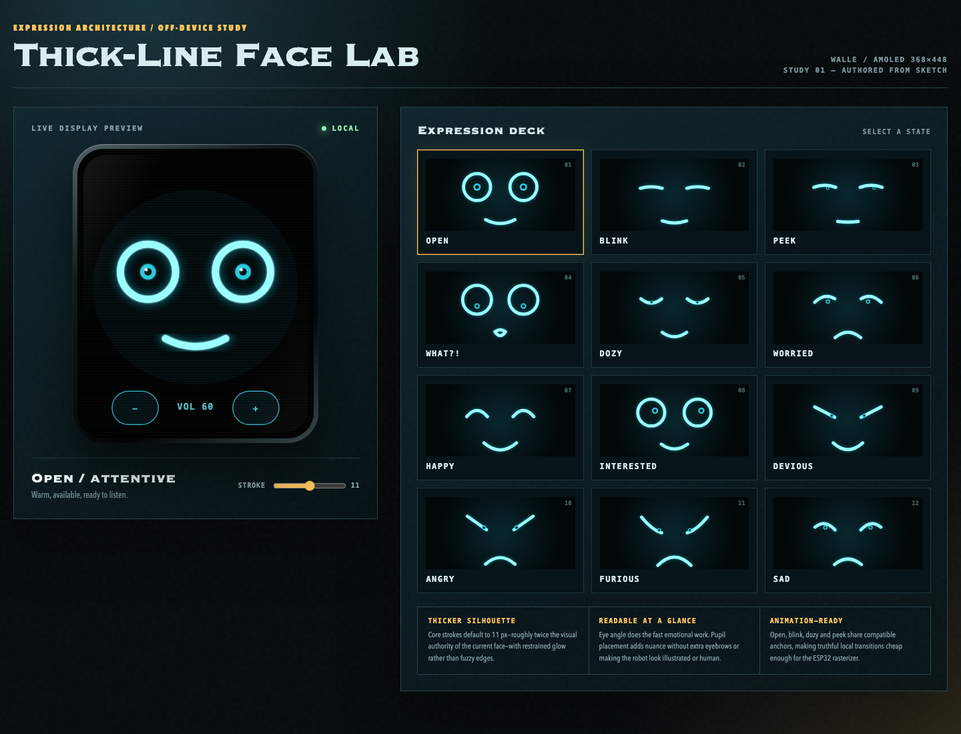
#> input picture design/face-lab.png, 961 x 734 px, shrunk from 1440 x 1100 before the run
$ python face_parts_slicer.py ../design/face-lab.png ../design/face-lab.png 5
#> lines starting #> are read from the running program, lines starting #| are printed output that depends on the picture
#!/usr/bin/env python3
"""Slice a face parts sheet (flat art on black) into alpha-masked part PNGs.

Parts must be closed shapes that never touch each other. Background is any
dark region reachable from the image border, so black fills inside closed
outlines (mouth interiors, pupils) are preserved. Emits part_NN.png crops,
an annotated overview, and a manifest.json with bounding boxes for naming.

Usage: face_parts_slicer.py <sheet.png> <output_dir> [dark_sum]
"""
import json
import os
import sys
from collections import deque

from PIL import Image, ImageDraw

DARK_SUM = 90      # r+g+b at or below this counts as background-black
MIN_PIXELS = 150   # drop stray specks smaller than this
PAD = 3            # transparent padding around each crop


def main(sheet_path, out_dir, dark_sum=DARK_SUM):
#> called with sheet_path = '../design/face-lab.png', out_dir = '../design/face-lab.png', dark_sum = 5
    im = Image.open(sheet_path).convert('RGB')
#> im is the input picture: PIL image 961x734 RGB; mean R, G, B 14.1, 26.4, 29.3
    w, h = im.size
#> w = 961; h = 734
    px = im.load()

    bg = [[False] * w for _ in range(h)]
    q = deque()
    for x in range(w):
        q.append((x, 0)); q.append((x, h - 1))
    for y in range(h):
        q.append((0, y)); q.append((w - 1, y))
    while q:
        x, y = q.popleft()
        if x < 0 or y < 0 or x >= w or y >= h or bg[y][x]:
            continue
        r, g, b = px[x, y]
        if r + g + b > dark_sum:
            continue
        bg[y][x] = True
        q.extend([(x + 1, y), (x - 1, y), (x, y + 1), (x, y - 1)])
#> this loop made 3390 passes
#> (r, g, b) on passes 1 to 3: (17, 36, 41), (9, 13, 16), (18, 37, 43)
#> after the loop, bg = 734 items

    label = [[0] * w for _ in range(h)]
    comps = []
    for sy in range(h):
        for sx in range(w):
            if bg[sy][sx] or label[sy][sx]:
                continue
            cid = len(comps) + 1
            q = deque([(sx, sy)])
            label[sy][sx] = cid
            minx, miny, maxx, maxy, n = sx, sy, sx, sy, 0
            while q:
                x, y = q.popleft()
                n += 1
                minx, maxx = min(minx, x), max(maxx, x)
                miny, maxy = min(miny, y), max(maxy, y)
                for dx in (-1, 0, 1):
                    for dy in (-1, 0, 1):
                        nx, ny = x + dx, y + dy
                        if 0 <= nx < w and 0 <= ny < h \
                                and not bg[ny][nx] and not label[ny][nx]:
                            label[ny][nx] = cid
                            q.append((nx, ny))
            comps.append({'id': cid, 'box': [minx, miny, maxx, maxy], 'n': n})
#> after the loop, comps = 1 item; label = 734 items

    comps = [c for c in comps if c['n'] >= MIN_PIXELS]
    comps.sort(key=lambda c: (c['box'][1] // 120, c['box'][0]))

    os.makedirs(out_dir, exist_ok=True)
    annotated = im.copy()
    draw = ImageDraw.Draw(annotated)
    manifest = []
    for i, c in enumerate(comps):
        x0, y0, x1, y1 = c['box']
        crop = im.crop((x0 - PAD, y0 - PAD, x1 + PAD + 1, y1 + PAD + 1)).convert('RGBA')
        cp = crop.load()
        for yy in range(crop.height):
            for xx in range(crop.width):
                gx, gy = x0 - PAD + xx, y0 - PAD + yy
                if not (0 <= gx < w and 0 <= gy < h) or bg[gy][gx]:
                    cp[xx, yy] = (0, 0, 0, 0)
        name = f'part_{i:02d}'
        crop.save(os.path.join(out_dir, f'{name}.png'))
        manifest.append({'name': name, 'box': c['box'], 'pixels': c['n']})
        draw.rectangle([x0 - 2, y0 - 2, x1 + 2, y1 + 2], outline=(255, 0, 255), width=2)
        draw.text((x0, max(0, y0 - 16)), str(i), fill=(255, 0, 255))
#> this loop made 1 pass
#> (c, x0, y0, x1, y1, name) on pass 1: ({'id': 1, 'box': [0, 0, 960, 733], 'n': 705374}, 0, 0, 960, 733, 'part_00')
#> pass 1, in main, `crop = im.crop((x0 - PAD, y0 - PAD, x1 + PAD + 1, y1 + PAD + 1)).conve..`:
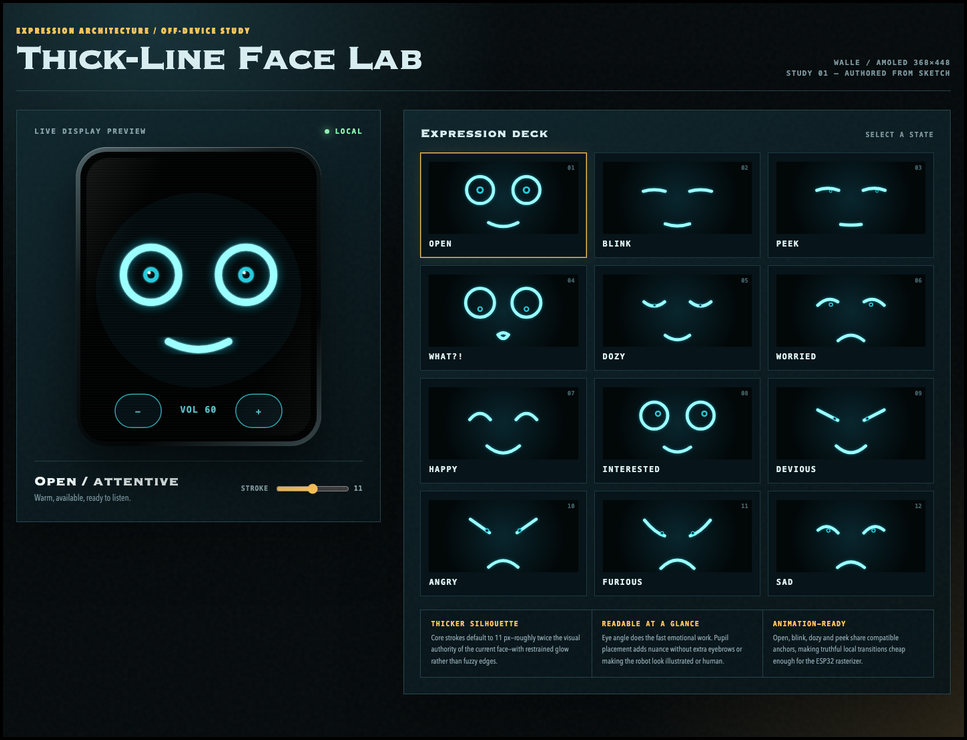
#> crop: PIL image 967x740 RGBA; mean R, G, B, A 13.9, 26, 28.9, 255
#> pass 1, in main, `crop.save(os.path.join(out_dir, f'{name}.png'))`:
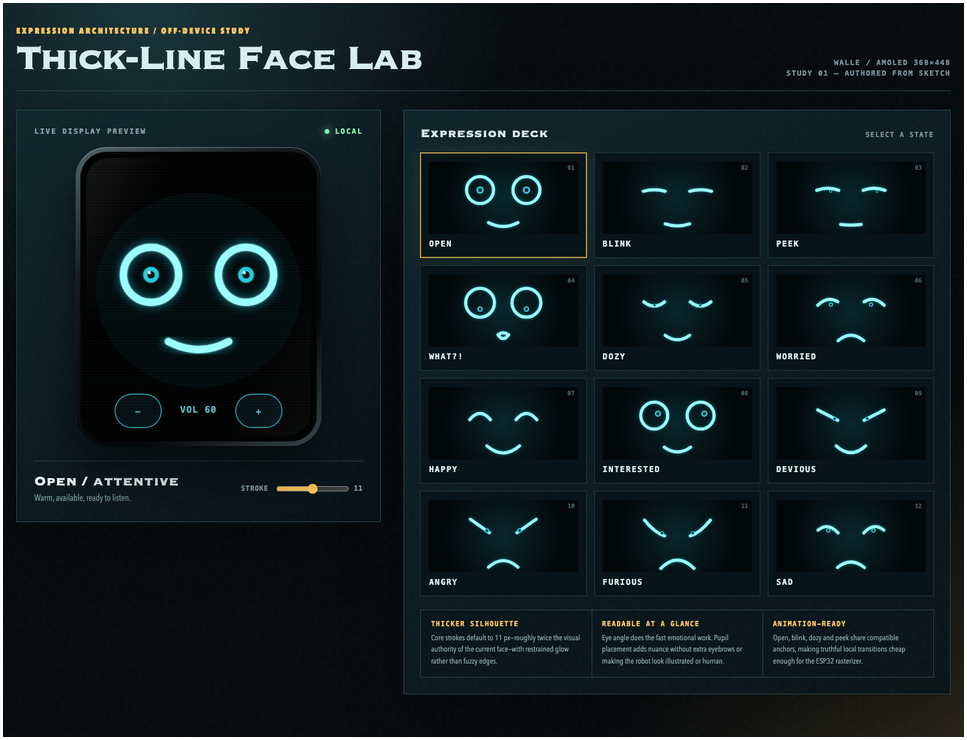
#> saved as part_00.png: PIL image 967x740 RGBA; mean R, G, B, A 13.9, 26, 28.9, 251.4; transparent parts drawn white
#> after the loop, manifest = 1 item

    annotated.save(os.path.join(out_dir, 'annotated.png'))
    with open(os.path.join(out_dir, 'manifest.json'), 'w') as f:
        json.dump(manifest, f, indent=2)
    print(f'{len(comps)} parts -> {out_dir}')
#| 1 parts -> ../design/face-lab.png


if __name__ == '__main__':
    if len(sys.argv) not in (3, 4):
        sys.exit(__doc__)
    main(sys.argv[1], sys.argv[2], int(sys.argv[3]) if len(sys.argv) == 4 else DARK_SUM)
